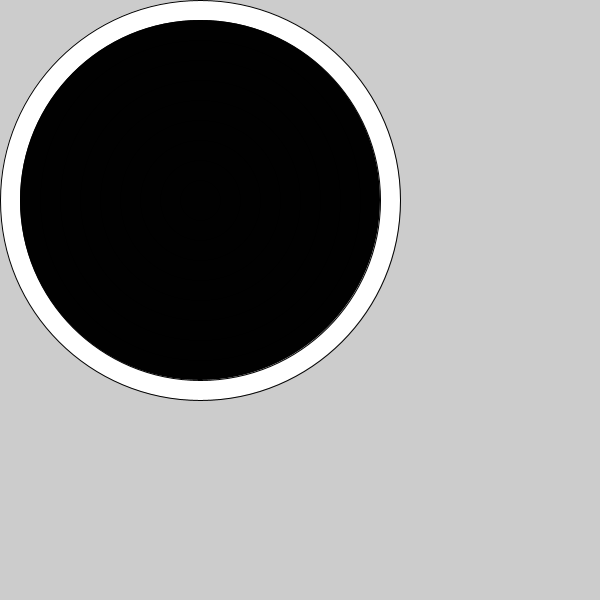
Frame 1 (no input)
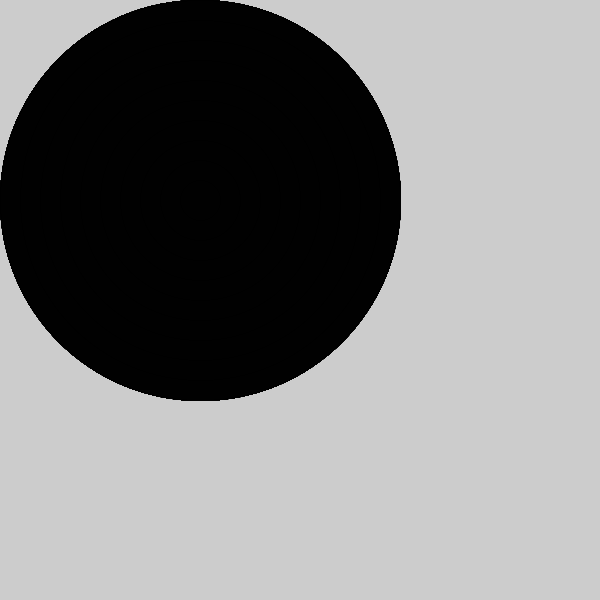
Frame 60 (the mouse pressed at the canvas centre just before this capture)
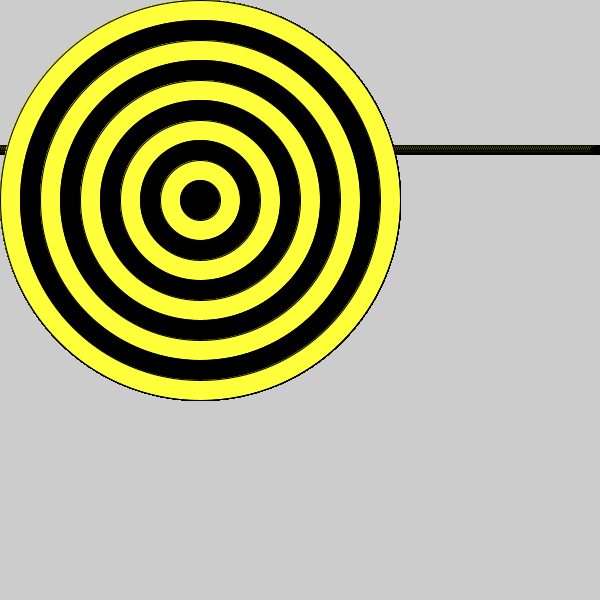
Frame 120 (the mouse held since frame 60 and released just before this capture)

The Processing sketch that drew these frames (run headless with seeded random() and noise(); from frame 60 on, the mouse is pressed at the canvas centre):

// Processing sketch: bullseye
// ── bullseye.pde

int x=0;

void setup(){size(600,600);


}

void draw(){
x=x+0;
 for(int a=0;a<10;a++){

   if(a%2==0){
  if (mousePressed){ 
  fill  (mouseX,mouseY,60);
  ellipse(200,200,400-a*40,400-a*40);

}}

  
  else {
    fill(1,1,1);}
    ellipse(200,200,400-a*40,400-a*40);
  if (mousePressed){
     x=x+1;
 ellipse(x,150,20,9);
  }

}}
